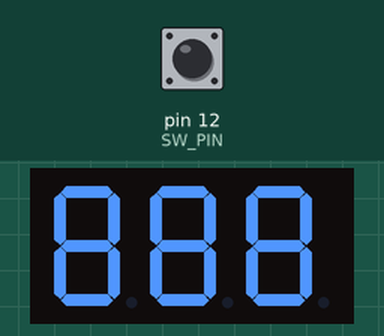
This program was run on a simulated Arduino Nano, built with avr-gcc and run on an emulated ATmega328P. On the bench: 3-digit seven-segment display. Wiring (inferred from the names in the program): 3-digit 7-segment display, segments lit when HIGH: segments pin 2, pin 3, pin 4, pin 5, pin 6, pin 7, pin 8; digit selects A0, A2, A4. The inputs (shaded band) are chosen by the test bench; at power-on: pin 12 (SW_PIN) HIGH. The segment pins are drawn as the display they are named for.

Above: at 0.1 s.
At 1.7 s:
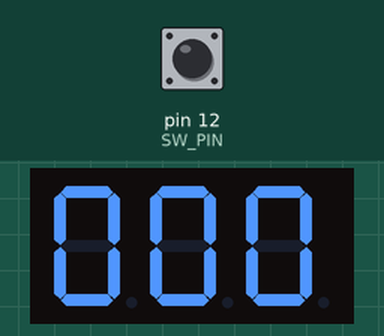
1.8 s: pin 12 (SW_PIN) pulled LOW for 0.15 s
At 2.21 s:
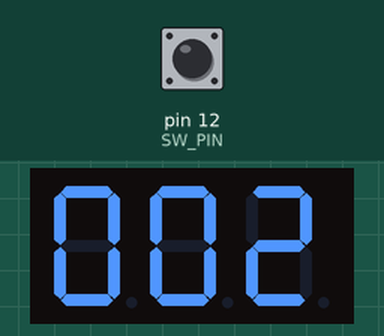
Timing chart, 0 to 4.8 s (numbered marks = the images above; inputs shaded):
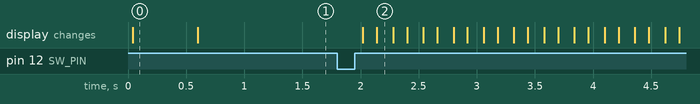

The program:

main.cpp
```cpp
#include <Arduino.h>

#define LEADING_ZERO true   // true = แสดง 007, false = แสดง   7

// ขา segment a, b, c, d, e, f, g
const uint8_t SEG_PINS[7] = {2, 3, 4, 5, 6, 7, 8};
// ขาเลือกหลัก: ร้อย, สิบ, หน่วย
const uint8_t DIGIT_PINS[3] = {A0, A2, A4};
const uint8_t SW_PIN = 12;

const uint8_t DIGIT_PATTERN[10] = {
  0x3F, // 0
  0x06, // 1
  0x5B, // 2
  0x4F, // 3
  0x66, // 4
  0x6D, // 5
  0x7D, // 6
  0x07, // 7
  0x7F, // 8
  0x6F  // 9
};

const uint16_t DIGIT_TIME_US = 1000;  // เวลาต่อหลัก

uint8_t digitBuffer[3] = {0, 0, 0};
uint8_t currentDigit = 0;
uint32_t lastSwitch = 0;


void writeSegments(uint8_t pattern) {
  for (uint8_t i = 0; i < 7; i++) {
    digitalWrite(SEG_PINS[i], (pattern >> i) & 0x01);
  }
}

void displayNumber(int num) {

  if (num < 0) num = 0;
  if (num > 999) num = 999;

  uint8_t hundreds = num / 100;
  uint8_t tens     = (num / 10) % 10;
  uint8_t ones     = num % 10;

  digitBuffer[0] = DIGIT_PATTERN[hundreds];
  digitBuffer[1] = DIGIT_PATTERN[tens];
  digitBuffer[2] = DIGIT_PATTERN[ones];

#if !LEADING_ZERO
  if (num < 100) digitBuffer[0] = 0;   // ดับหลักร้อย
  if (num < 10)  digitBuffer[1] = 0;   // ดับหลักสิบ
#endif

}


void refreshDisplay() {
  uint32_t now = micros();
  if (now - lastSwitch < DIGIT_TIME_US) return;
  lastSwitch = now;

  for (uint8_t i = 0; i < 3; i++) {
    digitalWrite(DIGIT_PINS[i], LOW);
  }

  currentDigit = (currentDigit + 1) % 3;
  writeSegments(digitBuffer[currentDigit]);
  digitalWrite(DIGIT_PINS[currentDigit], HIGH);   // HIGH = เลือกหลักนี้
}


void displayInit() {
  for (uint8_t i = 0; i < 7; i++) {
    pinMode(SEG_PINS[i], OUTPUT);
    digitalWrite(SEG_PINS[i], LOW);
  }

  for (uint8_t i = 0; i < 3; i++) {
    pinMode(DIGIT_PINS[i], OUTPUT);
    digitalWrite(DIGIT_PINS[i], LOW);
  }
}

void waiting_debounce(int t) {
  for (int i = 0; i < t; i++) {
    delay(1);
    refreshDisplay();
  }
}

int counter = 0;
uint32_t lastCount = 0;

void setup() {
  displayInit();
  displayNumber(888);
  pinMode(SW_PIN, INPUT_PULLUP);
  waiting_debounce(500);
  displayNumber(0);
}

void loop() {
  refreshDisplay();

  if (digitalRead(SW_PIN) == LOW) {
    while (digitalRead(SW_PIN) == LOW) {
      refreshDisplay();
    }
    waiting_debounce(10);

    while (digitalRead(SW_PIN) == HIGH) {
      if (millis() - lastCount >= 130) {
        lastCount = millis();
        if (counter > 999) {
          counter = 0;
        } else {
          counter += 1;
        }
        displayNumber(counter);
      }
      refreshDisplay();
    }

    waiting_debounce(10);

    while (digitalRead(SW_PIN) == LOW) {
      refreshDisplay();
    }

    waiting_debounce(10);

    while (digitalRead(SW_PIN) == HIGH) {
      refreshDisplay();
    }

    while (digitalRead(SW_PIN) == LOW) {
      counter = 0;
      displayNumber(counter);
      refreshDisplay();
    }

    waiting_debounce(10);
  }
}
```

Measured:
- after the input at 1.8 s, the display: first changes after 0.22 s (image 2 shows a later state)
- what the display in image 0 shows lasts 0.6 s, from 0.0 s to 0.6 s
